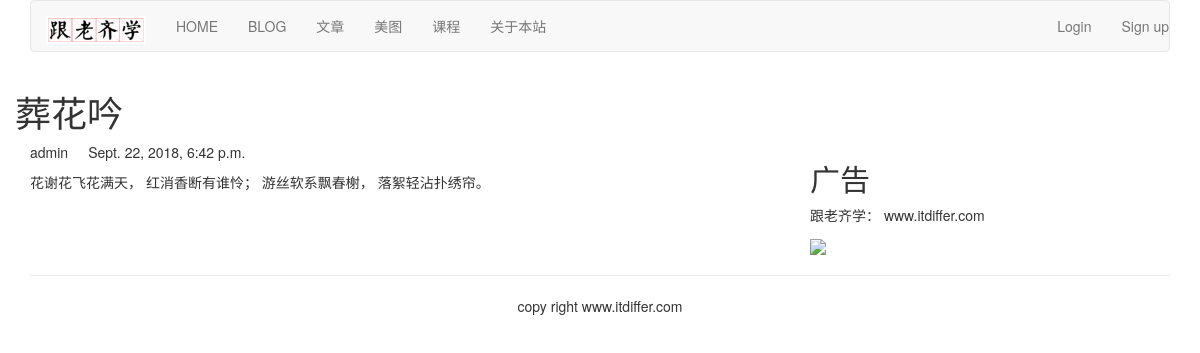
The app's page /blog/2/ with its own data.
### blog/models.py (models this page shows, shortened)
class BlogArticles(models.Model):
	title = models.CharField(max_length=300)
	author = models.ForeignKey(User, related_name="blog_posts", on_delete=models.CASCADE)
	body = models.TextField()
	publish = models.DateTimeField(default=timezone.now)
	class Meta:
		ordering = ("-publish",)

### blog/views.py (the view)
# urls.py: path('<int:article_id>/', views.blog_article, name="blog_detail"),
def blog_article(request, article_id):
	article = get_object_or_404(BlogArticles, id=article_id)
	pub = article.publish
	return render(request, "blog/content.html", {"article":article, "publish":pub})

### templates/blog/content.html (shortened to what this page needs)
{% extends "base.html" %}
{% block content %}
<div class="row tex-center vertical-middle-sm">
	<h1>{{ article.title }}</h1>
</div>
<div class="row">
	<div class="col-xs-12 col-md-8">
		<p class="tex-center"><span>{{ article.author.username }}</span><span style="margin-left: 20px">{{ publish }}</span></p>
		<div>{{ article.body }}</div>
	</div>
	<div class="col-xs-6 col-md-4">
		<h2>广告</h2>
		<p>跟老齐学： www.itdiffer.com</p>
		<img width="200px" src="http://www.mrwallpaper.com/wallpapers/Fluffy-Cat.jpg">
	</div>
</div>
{% endblock %}

### records on screen
BlogArticles: title "葬花吟", author.username "admin", publish "Sept. 22, 2018, 6:42 p.m.", body "花谢花飞花满天， 红消香断有谁怜； 游丝软系飘春榭， 落絮轻沾扑绣帘。"
